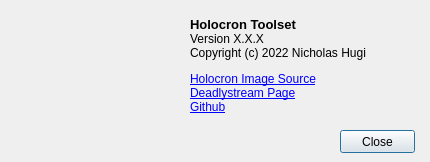
<?xml version="1.0" encoding="UTF-8"?>
<ui version="4.0">
 <class>Dialog</class>
 <widget class="QDialog" name="Dialog">
  <property name="geometry">
   <rect>
    <x>0</x>
    <y>0</y>
    <width>430</width>
    <height>162</height>
   </rect>
  </property>
  <property name="windowTitle">
   <string>About</string>
  </property>
  <widget class="QLabel" name="image">
   <property name="geometry">
    <rect>
     <x>20</x>
     <y>20</y>
     <width>128</width>
     <height>128</height>
    </rect>
   </property>
   <property name="text">
    <string/>
   </property>
   <property name="pixmap">
    <pixmap resource="../../resources/resources.qrc">:/icons/sith.png</pixmap>
   </property>
   <property name="scaledContents">
    <bool>true</bool>
   </property>
  </widget>
  <widget class="QPushButton" name="closeButton">
   <property name="geometry">
    <rect>
     <x>340</x>
     <y>130</y>
     <width>75</width>
     <height>23</height>
    </rect>
   </property>
   <property name="text">
    <string>Close</string>
   </property>
  </widget>
  <widget class="QLabel" name="aboutLabel">
   <property name="geometry">
    <rect>
     <x>190</x>
     <y>10</y>
     <width>221</width>
     <height>111</height>
    </rect>
   </property>
   <property name="text">
    <string>&lt;html&gt;&lt;head/&gt;&lt;body&gt;&lt;p&gt;&lt;span style=&quot; font-size:10pt; font-weight:600;&quot;&gt;Holocron Toolset&lt;/span&gt;&lt;br/&gt;Version X.X.X&lt;br/&gt;Copyright (c) 2022 Nicholas Hugi&lt;/p&gt;&lt;p&gt;&lt;a href=&quot;https://sketchfab.com/3d-models/sith-holocron-star-wars-cb3d49a6261a4913817e8e00d6ab6e43&quot;&gt;&lt;span style=&quot; text-decoration: underline; color:#0000ff;&quot;&gt;Holocron Image Source&lt;br/&gt;&lt;/span&gt;&lt;/a&gt;&lt;a href=&quot;https://deadlystream.com/profile/49753-cortisol/&quot;&gt;&lt;span style=&quot; text-decoration: underline; color:#0000ff;&quot;&gt;Deadlystream Page&lt;br/&gt;&lt;/span&gt;&lt;/a&gt;&lt;a href=&quot;https://github.com/NickHugi/HolocronToolset&quot;&gt;&lt;span style=&quot; text-decoration: underline; color:#0000ff;&quot;&gt;Github&lt;/span&gt;&lt;/a&gt;&lt;/p&gt;&lt;/body&gt;&lt;/html&gt;</string>
   </property>
   <property name="openExternalLinks">
    <bool>true</bool>
   </property>
  </widget>
 </widget>
 <resources>
  <include location="../../resources/resources.qrc"/>
 </resources>
 <connections/>
</ui>
